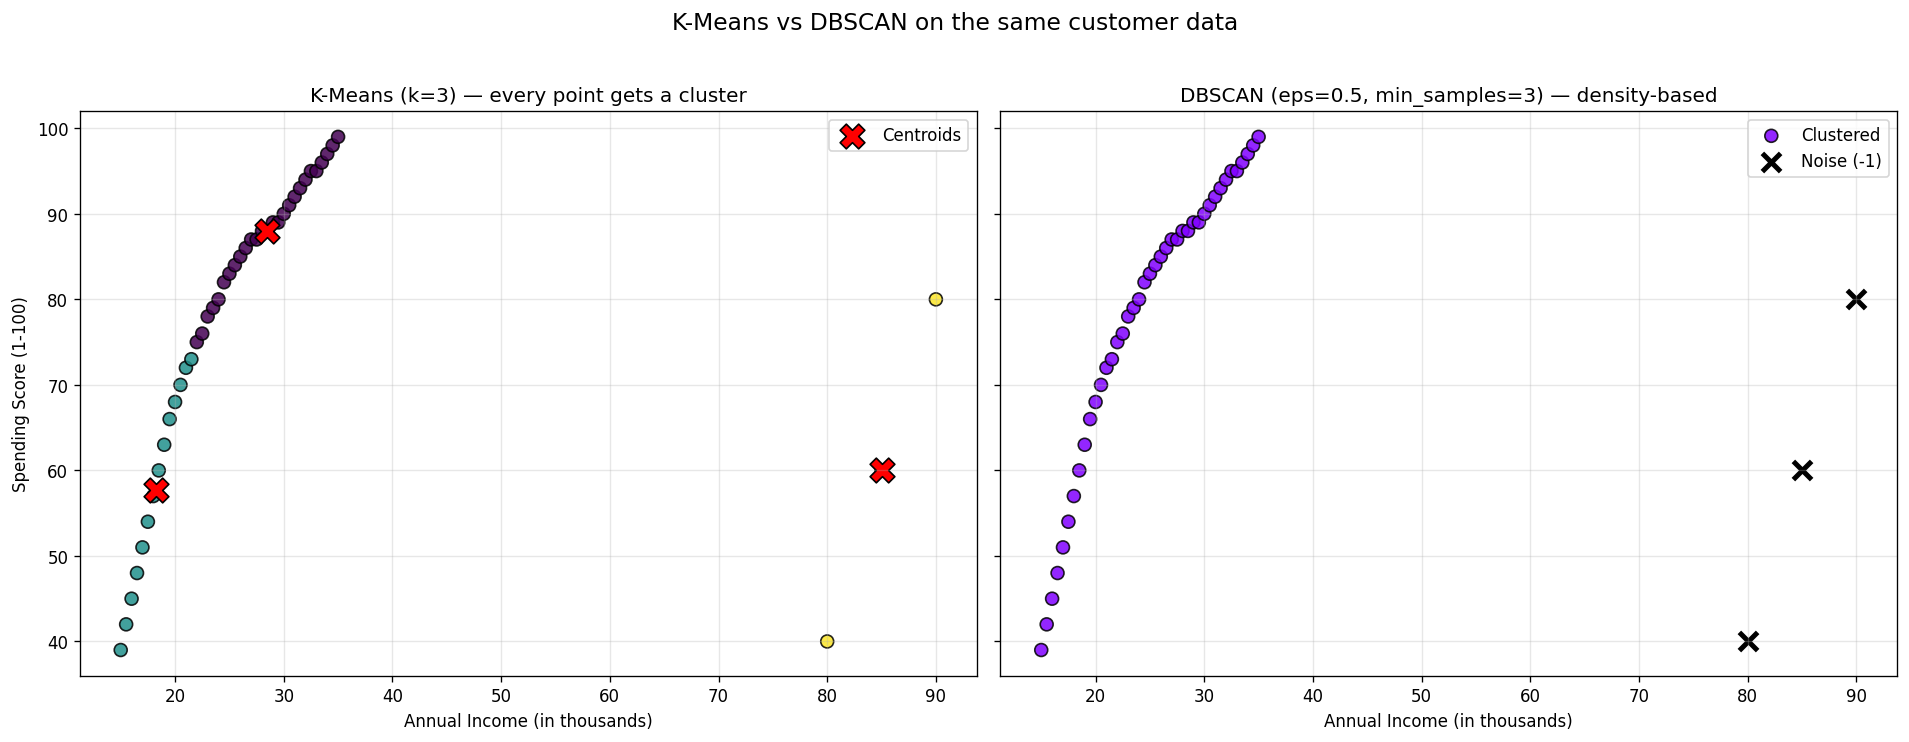

This figure's Python source:
"""
Practice activity: K-means vs DBSCAN — side-by-side comparison.

Course: Microsoft Foundations of AI and Machine Learning
Module: AI & ML Algorithms and Techniques

Same dataset, same preprocessing, two algorithms. The point is to see
how each one *thinks* about the same data: K-means partitions into k
fixed groups (every point gets assigned); DBSCAN groups by density and
calls outliers noise.
"""

import pandas as pd
import matplotlib.pyplot as plt
from sklearn.cluster import KMeans, DBSCAN
from sklearn.preprocessing import StandardScaler


# 3. Load the dataset (same as the standalone DBSCAN activity)
annual_income = [
    15, 15.5, 16, 16.5, 17, 17.5, 18, 18.5, 19, 19.5,
    20, 20.5, 21, 21.5, 22, 22.5, 23, 23.5, 24, 24.5,
    25, 25.5, 26, 26.5, 27, 27.5, 28, 28.5, 29, 29.5,
    30, 30.5, 31, 31.5, 32, 32.5, 33, 33.5, 34, 34.5,
    35,
    80, 85, 90,  # outliers
]

spending_score = [
    39, 42, 45, 48, 51, 54, 57, 60, 63, 66,
    68, 70, 72, 73, 75, 76, 78, 79, 80, 82,
    83, 84, 85, 86, 87, 87, 88, 88, 89, 89,
    90, 91, 92, 93, 94, 95, 95, 96, 97, 98,
    99,
    40, 60, 80,  # outliers' spending scores
]

df = pd.DataFrame({
    'AnnualIncome':  annual_income,
    'SpendingScore': spending_score,
})
print(df.head())
print(f"\nDataset shape: {df.shape}")


# 4. Preprocess: scale features so neither dominates the distance metric
scaler = StandardScaler()
df_scaled_array = scaler.fit_transform(df)
df_scaled = pd.DataFrame(df_scaled_array, columns=['AnnualIncome', 'SpendingScore'])
print("\nScaled data (head):")
print(df_scaled.head())


# 5. K-means with k=3
kmeans = KMeans(n_clusters=3, random_state=42, n_init=10)
kmeans.fit(df_scaled)
df['KMeans_Cluster'] = kmeans.labels_

print("\n--- K-means (k=3) ---")
print(f"Cluster sizes: {df['KMeans_Cluster'].value_counts().sort_index().to_dict()}")
print(f"WCSS (inertia): {kmeans.inertia_:.4f}")


# 7. DBSCAN with eps=0.5, min_samples=3
dbscan = DBSCAN(eps=0.5, min_samples=3)
dbscan.fit(df_scaled)
df['DBSCAN_Cluster'] = dbscan.labels_

n_clusters_db = len(set(dbscan.labels_)) - (1 if -1 in dbscan.labels_ else 0)
n_noise_db = int((dbscan.labels_ == -1).sum())
print("\n--- DBSCAN (eps=0.5, min_samples=3) ---")
print(f"Found {n_clusters_db} cluster(s), {n_noise_db} noise point(s)")
print(f"Cluster sizes: {df['DBSCAN_Cluster'].value_counts().sort_index().to_dict()}")


# 6+8. Side-by-side visualization
fig, axes = plt.subplots(1, 2, figsize=(16, 6), sharey=True)

# Left: K-means
axes[0].scatter(
    df['AnnualIncome'], df['SpendingScore'],
    c=df['KMeans_Cluster'], cmap='viridis',
    s=60, edgecolor='k', alpha=0.85,
)
# Plot K-means centroids in original units
centers = scaler.inverse_transform(kmeans.cluster_centers_)
axes[0].scatter(
    centers[:, 0], centers[:, 1],
    marker='X', s=220, c='red', edgecolor='black', label='Centroids',
)
axes[0].set_title('K-Means (k=3) — every point gets a cluster')
axes[0].set_xlabel('Annual Income (in thousands)')
axes[0].set_ylabel('Spending Score (1-100)')
axes[0].legend()
axes[0].grid(True, alpha=0.3)

# Right: DBSCAN with noise highlighted
noise_mask = df['DBSCAN_Cluster'] == -1
axes[1].scatter(
    df.loc[~noise_mask, 'AnnualIncome'],
    df.loc[~noise_mask, 'SpendingScore'],
    c=df.loc[~noise_mask, 'DBSCAN_Cluster'], cmap='rainbow',
    s=60, edgecolor='k', alpha=0.85, label='Clustered',
)
axes[1].scatter(
    df.loc[noise_mask, 'AnnualIncome'],
    df.loc[noise_mask, 'SpendingScore'],
    c='black', marker='x', s=120, linewidths=3, label='Noise (-1)',
)
axes[1].set_title('DBSCAN (eps=0.5, min_samples=3) — density-based')
axes[1].set_xlabel('Annual Income (in thousands)')
axes[1].legend()
axes[1].grid(True, alpha=0.3)

plt.suptitle('K-Means vs DBSCAN on the same customer data', fontsize=14, y=1.02)
plt.tight_layout()
plt.savefig('kmeans_vs_dbscan.png', dpi=120, bbox_inches='tight')
plt.show()


# Side-by-side comparison table
print("\n=== How the two algorithms classified each point ===")
comparison = df.groupby(['KMeans_Cluster', 'DBSCAN_Cluster']).size().unstack(fill_value=0)
print(comparison)


# Key takeaways
#
# - Same data, very different answers. K-means *partitions* — every point
#   has to land in some cluster, and with k=3 it splits the diagonal band
#   into two halves and gives the outliers their own group.
# - DBSCAN looks at *density*. The whole linear band is one dense region,
#   so it gets one label; the 3 outliers are far from everything else and
#   are labeled noise (-1).
# - Which is "right" depends on the question. For segmentation into a
#   fixed number of groups → K-means. For finding genuinely anomalous
#   customers and arbitrary-shaped clusters → DBSCAN.
# - Both require feature scaling. Both have a key parameter (k for
#   K-means, eps for DBSCAN) that you can't avoid tuning.
